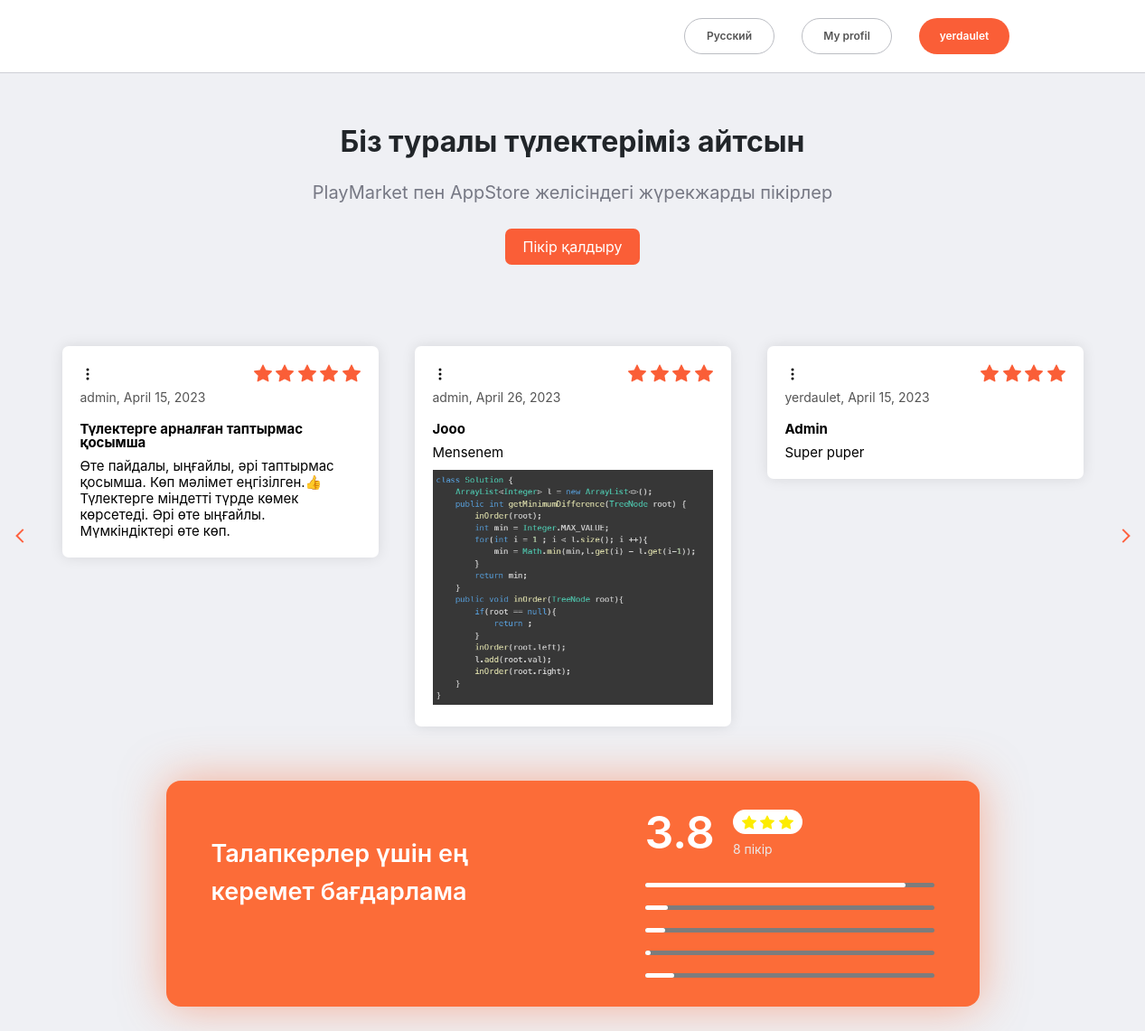
Screenshot of / (signed in) with the database file from the repository.
### main/models.py (models this page shows, shortened)
class Review(models.Model):
    author = models.ForeignKey(User, on_delete=models.SET_NULL, null=True)
    title = models.CharField(max_length=255)
    description = models.TextField()
    rating = models.IntegerField()
    date = models.DateField(auto_now=True)
    img = models.ImageField(null=True, blank=True, upload_to="images/")

### main/views.py (the view)
# urls.py: path('', views.MainPage, name='main'),
def MainPage(request):
    reviews = Review.objects.all()
    count_of_reviews = reviews.count()
    rating = 0
    for review in reviews:
        rating += review.rating
    rating = float(str(round((rating / count_of_reviews), 1)))
    context = {
        'reviews': reviews,
        'rating': rating,
        'count_of_reviews': count_of_reviews
    }
    return render(request, 'main/home.html', context)

### main/templates/main/home.html (shortened to what this page needs)
{% extends 'main/base.html' %}
{% load static %}
{% block content %}
    <div class="section_container">
        <div class="main_section_review_container">
            <div class="title_main_section_review_block">
                <h1>Біз туралы түлектеріміз айтсын</h1>
            </div>
            <div class="additional_main_section_review_block">
                <p>PlayMarket пен AppStore желісіндегі жүрекжарды пікірлер</p>
            </div>
            <a href="{% url 'create' %}" class="create_review">Пікір қалдыру</a>
            <div class="main_reviews_block_section_container">
                <div class="prev_review_button">
                    <i>
                        <svg class="" width="32" height="32" viewBox="0 0 94 94" fill="none" xmlns="http://www.w3.org/2000/svg" style="display: block; transform: rotate(180deg);">
                            <path d="M39 68L60 47L39 26" stroke="black" vector-effect="non-scaling-stroke" style="stroke-width: 2px; stroke: rgb(255, 97, 63);"></path>
                        </svg>
                    </i>
                </div>
                <div class="core_review_block_main">
                    {% for review in reviews %}
                        <div class="review_block_main">
                            <div class="rating_block_main_review">
                                <i class="menu_icon_more">
                                    <svg xmlns="http://www.w3.org/2000/svg" width="16" height="16" fill="#000" class="bi bi-three-dots-vertical" viewBox="0 0 16 16">
                                        <path d="M9.5 13a1.5 1.5 0 1 1-3 0 1.5 1.5 0 0 1 3 0zm0-5a1.5 1.5 0 1 1-3 0 1.5 1.5 0 0 1 3 0zm0-5a1.5 1.5 0 1 1-3 0 1.5 1.5 0 0 1 3 0z"></path>
                                    </svg>
                                </i>
                                {% if review.rating == 5 %}
                                    <i>
                                    </i>
                                {% elif review.rating == 4 %}
                                    <i>
                                    </i>
                                {% endif %}
                            </div>
                            <div class="author_date_block_main_review">
                                <p>{{ review.author.username }}, {{ review.date }}</p>
                            </div>
                            <div class="title_block_main_review">
                                <h1>{{ review.title }}</h1>
                            </div>
                            <div class="description_block_main_review">
                                <p>{{ review.description }}</p>
                            </div>
                            {% if review.img %}
                            <div class="description_block_main_review">
                                <img src="{{ review.img.url }}" alt="Image" width="100%">
                            </div>
                            {% endif %}
                        </div>
                    {% endfor %}
                </div>
                <div class="next_review_button">
                    <i>
                        <svg class="" width="32" height="32" viewBox="0 0 94 94" fill="none" xmlns="http://www.w3.org/2000/svg" style="display: block;">
                            <path d="M39 68L60 47L39 26" stroke="black" vector-effect="non-scaling-stroke" style="stroke-width: 2px; stroke: rgb(255, 97, 63);"></path>
                        </svg>
                    </i>
                </div>
            </div>
            <div class="our_review_rating_container">
                <div class="core_info_block_our_review_rating">
                    <div class="title_core_info_block">
                        <h1>Талапкерлер үшін ең керемет бағдарлама</h1>
                    </div>
                    <div class="download_technology_product_block">
                    </div>
                </div>
                <div class="core_rating_block_our_review">
                    <div class="main_info_core_rating_block">
                        <div class="main_rating_main_info_core_rating">
                            <h1>{{ rating }}</h1>
                        </div>
                        <div class="different_rating_main_info_core_rating">
                            <div class="rating_stars_different_rating">
                                {% if rating >= 5 %}
                                    <i>
                                        <svg xmlns="http://www.w3.org/2000/svg" width="16" height="16" fill="#fdec00" class="bi bi-star-fill" viewBox="0 0 16 16">
                                            <path d="M3.612 15.443c-.386.198-.824-.149-.746-.592l.83-4.73L.173 6.765c-.329-.314-.158-.888.283-.95l4.898-.696L7.538.792c.197-.39.73-.39.927 0l2.184 4.327 4.898.696c.441.062.612.636.282.95l-3.522 3.356.83 4.73c.078.443-.36.79-.746.592L8 13.187l-4.389 2.256z"></path>
                                        </svg>
                                        <svg xmlns="http://www.w3.org/2000/svg" width="16" height="16" fill="#fdec00" class="bi bi-star-fill" viewBox="0 0 16 16">
                                            <path d="M3.612 15.443c-.386.198-.824-.149-.746-.592l.83-4.73L.173 6.765c-.329-.314-.158-.888.283-.95l4.898-.696L7.538.792c.197-.39.73-.39.927 0l2.184 4.327 4.898.696c.441.062.612.636.282.95l-3.522 3.356.83 4.73c.078.443-.36.79-.746.592L8 13.187l-4.389 2.256z"></path>
                                        </svg>
                                        <svg xmlns="http://www.w3.org/2000/svg" width="16" height="16" fill="#fdec00" class="bi bi-star-fill" viewBox="0 0 16 16">
                                            <path d="M3.612 15.443c-.386.198-.824-.149-.746-.592l.83-4.73L.173 6.765c-.329-.314-.158-.888.283-.95l4.898-.696L7.538.792c.197-.39.73-.39.927 0l2.184 4.327 4.898.696c.441.062.612.636.282.95l-3.522 3.356.83 4.73c.078.443-.36.79-.746.592L8 13.187l-4.389 2.256z"></path>
                                        </svg>
                                        <svg xmlns="http://www.w3.org/2000/svg" width="16" height="16" fill="#fdec00" class="bi bi-star-fill" viewBox="0 0 16 16">
                                            <path d="M3.612 15.443c-.386.198-.824-.149-.746-.592l.83-4.73L.173 6.765c-.329-.314-.158-.888.283-.95l4.898-.696L7.538.792c.197-.39.73-.39.927 0l2.184 4.327 4.898.696c.441.062.612.636.282.95l-3.522 3.356.83 4.73c.078.443-.36.79-.746.592L8 13.187l-4.389 2.256z"></path>
                                        </svg>
                                        <svg xmlns="http://www.w3.org/2000/svg" width="16" height="16" fill="#fdec00" class="bi bi-star-fill" viewBox="0 0 16 16">
                                            <path d="M3.612 15.443c-.386.198-.824-.149-.746-.592l.83-4.73L.173 6.765c-.329-.314-.158-.888.283-.95l4.898-.696L7.538.792c.197-.39.73-.39.927 0l2.184 4.327 4.898.696c.441.062.612.636.282.95l-3.522 3.356.83 4.73c.078.443-.36.79-.746.592L8 13.187l-4.389 2.256z"></path>
                                        </svg>
                                    </i>
                                {% elif rating >= 3 and rating < 4 %}
                                    <i>
                                    </i>
                                {% endif %}
                            </div>
                            <div class="count_of_reviews_different_info">
                                <p>{{ count_of_reviews }} пікір</p>
                            </div>
                        </div>
                    </div>
                    <div class="range_value_rating_info_block">
                        <div class="range_value_rating">
                            <div class="first_range_rating_value"></div>
                        </div>
                        <div class="range_value_rating">
                            <div class="second_range_rating_value"></div>
                        </div>
                        <div class="range_value_rating">
                            <div class="third_range_rating_value"></div>
                        </div>
                        <div class="range_value_rating">
                            <div class="fourth_range_rating_value"></div>
                        </div>
                        <div class="range_value_rating">
                            <div class="fifth_range_rating_value"></div>
                        </div>
                    </div>
                </div>
            </div>
        </div>
    </div>
{% endblock %}

### main/templates/main/base.html (shortened to what this page needs)
<!doctype html>
{% load static %}
<html lang="en">
<head>
    <link href="https://cdn.jsdelivr.net/npm/bootstrap@5.3.0-alpha3/dist/css/bootstrap.min.css" rel="stylesheet">
    <link rel="stylesheet" href="{% static 'main/css/style.css' %}">
</head>
<body>
    <header>
        <div class="wrapper">
            <div class="header_container">
                <div class="account_block_header_container">
                    <div class="language_block_account_header">
                        <a href="">Русский</a>
                    </div>
                    <div class="language_block_account_header">
                        <a href="">My profil</a>
                    </div>
                    <div class="login_block_account_header">
                        {% if user.is_authenticated %}
                            <a href="#">{{ user.username }}</a>
                        {% else %}
                            <a href="{% url 'login' %}">Кіру</a>
                        {% endif %}
                    </div>
                </div>
            </div>
        </div>
    </header>
    <main>
        {% block content %}
        {% endblock %}
    </main>
</body>
</html>

### rows the page displays
Review: rating 5 (drawn), author.username "admin", date "April 15, 2023", title "Түлектерге арналған таптырмас қосымша", description "Өте пайдалы, ыңғайлы, әрі таптырмас қосымша. Көп мәлімет еңгізілген.👍 Түлектерге міндетті түрде көмек көрсетеді. Әрі өте ыңғайлы. Мүмкіндіктері өте көп."
Review: rating 4 (drawn), author.username "admin", date "April 26, 2023", title "Jooo", description "Mensenem", img (picture)
Review: rating 4 (drawn), author.username "yerdaulet", date "April 15, 2023", title "Admin", description "Super puper"

### other values shown
{{ user.username }} "yerdaulet"
{{ rating }} "3.8"
{{ count_of_reviews }} "8"
